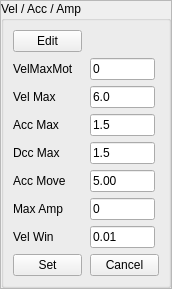
                <widget class="QFrame" name="frameParamVelAccAmp_set">
                 <property name="sizePolicy">
                  <sizepolicy hsizetype="Preferred" vsizetype="Expanding">
                   <horstretch>0</horstretch>
                   <verstretch>1</verstretch>
                  </sizepolicy>
                 </property>
                 <property name="maximumSize">
                  <size>
                   <width>170</width>
                   <height>16777215</height>
                  </size>
                 </property>
                 <property name="frameShape">
                  <enum>QFrame::Shape::StyledPanel</enum>
                 </property>
                 <property name="frameShadow">
                  <enum>QFrame::Shadow::Raised</enum>
                 </property>
                 <layout class="QVBoxLayout" name="layout_frameParamVelAccAmp_set">
                  <property name="spacing">
                   <number>0</number>
                  </property>
                  <property name="leftMargin">
                   <number>0</number>
                  </property>
                  <property name="topMargin">
                   <number>0</number>
                  </property>
                  <property name="rightMargin">
                   <number>0</number>
                  </property>
                  <property name="bottomMargin">
                   <number>0</number>
                  </property>
                  <item>
                   <widget class="QGroupBox" name="gbVelAccAmp_set">
                    <property name="maximumSize">
                     <size>
                      <width>170</width>
                      <height>16777215</height>
                     </size>
                    </property>
                    <property name="title">
                     <string>Vel / Acc / Amp</string>
                    </property>
                    <layout class="QGridLayout" name="layoutVelAccAmp_3_set">
                     <property name="horizontalSpacing">
                      <number>8</number>
                     </property>
                     <property name="verticalSpacing">
                      <number>6</number>
                     </property>
                     <item row="2" column="1">
                      <widget class="QLineEdit" name="txtVelMax_3_set">
                       <property name="maximumSize">
                        <size>
                         <width>65</width>
                         <height>16777215</height>
                        </size>
                       </property>
                       <property name="text">
                        <string>6.0</string>
                       </property>
                      </widget>
                     </item>
                     <item row="6" column="1">
                      <widget class="QLineEdit" name="txtMaxAmp_3_set">
                       <property name="maximumSize">
                        <size>
                         <width>65</width>
                         <height>16777215</height>
                        </size>
                       </property>
                       <property name="text">
                        <string>0</string>
                       </property>
                      </widget>
                     </item>
                     <item row="1" column="0">
                      <widget class="QLabel" name="lblVelMaxMot_3_set">
                       <property name="text">
                        <string>VelMaxMot</string>
                       </property>
                      </widget>
                     </item>
                     <item row="5" column="1">
                      <widget class="QLineEdit" name="txtAccMove_3_set">
                       <property name="maximumSize">
                        <size>
                         <width>65</width>
                         <height>16777215</height>
                        </size>
                       </property>
                       <property name="text">
                        <string>5.00</string>
                       </property>
                      </widget>
                     </item>
                     <item row="4" column="1">
                      <widget class="QLineEdit" name="txtDccMax_3_set">
                       <property name="maximumSize">
                        <size>
                         <width>65</width>
                         <height>16777215</height>
                        </size>
                       </property>
                       <property name="text">
                        <string>1.5</string>
                       </property>
                      </widget>
                     </item>
                     <item row="7" column="0">
                      <widget class="QLabel" name="lblVelWin2_3_set">
                       <property name="text">
                        <string>Vel Win</string>
                       </property>
                      </widget>
                     </item>
                     <item row="5" column="0">
                      <widget class="QLabel" name="lblAccMove_3_set">
                       <property name="text">
                        <string>Acc Move</string>
                       </property>
                      </widget>
                     </item>
                     <item row="3" column="0">
                      <widget class="QLabel" name="lblAccMax_3_set">
                       <property name="text">
                        <string>Acc Max</string>
                       </property>
                      </widget>
                     </item>
                     <item row="2" column="0">
                      <widget class="QLabel" name="lblVelMax_3_set">
                       <property name="text">
                        <string>Vel Max</string>
                       </property>
                      </widget>
                     </item>
                     <item row="7" column="1">
                      <widget class="QLineEdit" name="txtVelWin_3_set">
                       <property name="maximumSize">
                        <size>
                         <width>65</width>
                         <height>16777215</height>
                        </size>
                       </property>
                       <property name="text">
                        <string>0.01</string>
                       </property>
                      </widget>
                     </item>
                     <item row="8" column="1">
                      <widget class="QPushButton" name="btnVelCancel_3_set">
                       <property name="visible">
                        <bool>false</bool>
                       </property>
                       <property name="text">
                        <string>Cancel</string>
                       </property>
                      </widget>
                     </item>
                     <item row="1" column="1">
                      <widget class="QLineEdit" name="txtVelMaxMot_3_set">
                       <property name="maximumSize">
                        <size>
                         <width>65</width>
                         <height>16777215</height>
                        </size>
                       </property>
                       <property name="text">
                        <string>0</string>
                       </property>
                       <property name="readOnly">
                        <bool>true</bool>
                       </property>
                      </widget>
                     </item>
                     <item row="8" column="0">
                      <widget class="QPushButton" name="btnVelSet_3_set">
                       <property name="text">
                        <string>Set</string>
                       </property>
                      </widget>
                     </item>
                     <item row="4" column="0">
                      <widget class="QLabel" name="lblDccMax_3_set">
                       <property name="text">
                        <string>Dcc Max</string>
                       </property>
                      </widget>
                     </item>
                     <item row="3" column="1">
                      <widget class="QLineEdit" name="txtAccMax_3_set">
                       <property name="maximumSize">
                        <size>
                         <width>65</width>
                         <height>16777215</height>
                        </size>
                       </property>
                       <property name="text">
                        <string>1.5</string>
                       </property>
                      </widget>
                     </item>
                     <item row="6" column="0">
                      <widget class="QLabel" name="lblMaxAmp_3_set">
                       <property name="text">
                        <string>Max Amp</string>
                       </property>
                      </widget>
                     </item>
                     <item row="0" column="0">
                      <widget class="QPushButton" name="btnVelEdit_3_set">
                       <property name="sizePolicy">
                        <sizepolicy hsizetype="Preferred" vsizetype="Fixed">
                         <horstretch>0</horstretch>
                         <verstretch>0</verstretch>
                        </sizepolicy>
                       </property>
                       <property name="visible">
                        <bool>false</bool>
                       </property>
                       <property name="text">
                        <string>Edit</string>
                       </property>
                      </widget>
                     </item>
                    </layout>
                   </widget>
                  </item>
                 </layout>
                </widget>
